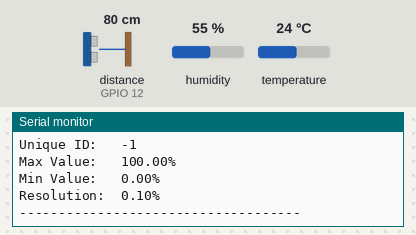
A sketch run on a simulated ESP32. Parts: the last lines printed to the serial monitor. Inputs (shaded band) come from the test bench; at power-on: distance to the obstacle (sensor on GPIO 12) 80 cm, humidity 55 %, temperature 24 °C. The echo pulse lasts 58.3 µs per cm; WiFi joins after 1.5 s; servers stay silent unless stated; no MQTT or app messages arrive unless stated.

Above: at 3.2 s.
3.3 s: distance to the obstacle (sensor on GPIO 12) set to 2 cm
At 4.7 s:
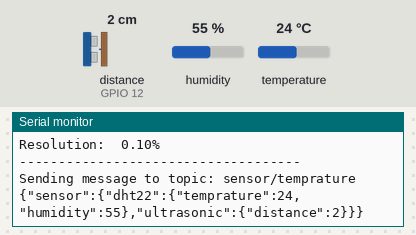
7.0 s: humidity set to 22 %
At 10.3 s:
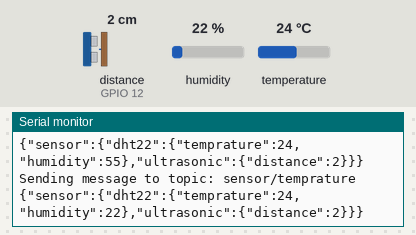
10.7 s: temperature set to 12 °C
At 12.4 s:
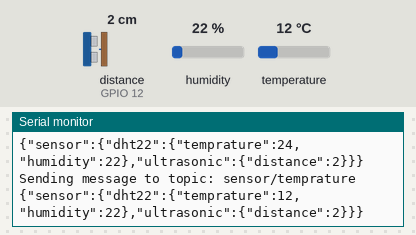
14.4 s: distance to the obstacle (sensor on GPIO 12) set to 4 cm
At 15.8 s:
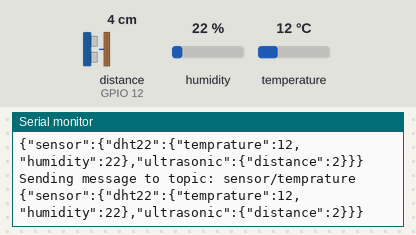
18.1 s: humidity set to 40 %
At 20.2 s:
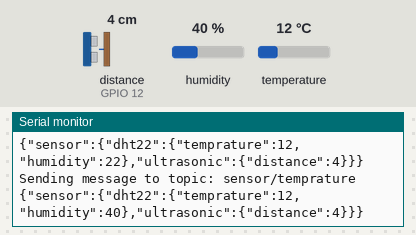
Timing chart, 0 to 21.7 s (numbered marks = the images above; inputs shaded):
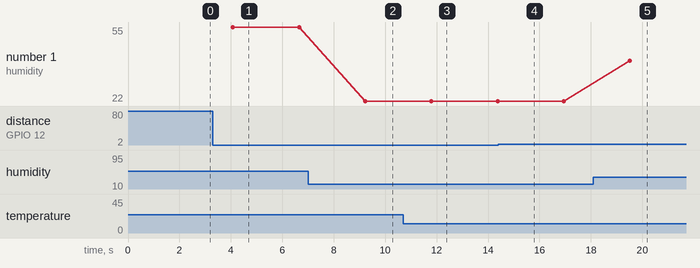

The sketch:

mqtt_test.ino
```cpp
#include <ArduinoMqttClient.h>
#include <WiFi.h>
#include <Arduino_JSON.h>

#include "arduino_secrets.h"


#include <Adafruit_Sensor.h>
#include <DHT.h>
#include <DHT_U.h>
#include <afstandssensor.h>
// code for reading sensor values
                                        // AfstandsSensor(triggerPin, echoPin);
AfstandsSensor afstandssensor(13, 12);  // Starter afstandssensoren på ben 13 og 12.
#define DHTPIN 4     // Digital pin connected to the DHT sensor
#define DHTTYPE    DHT22     // DHT 22 (AM2302)

DHT_Unified dht(DHTPIN, DHTTYPE);

uint32_t delayMS;


///////please enter your sensitive data in the Secret tab/arduino_secrets.h
char ssid[] = SECRET_SSID;    // your network SSID (name)
char pass[] = SECRET_PASS;    // your network password (use for WPA, or use as key for WEP)

WiFiClient wifiClient;
MqttClient mqttClient(wifiClient);

const char broker[] = "192.168.157.197";

int        port     = 1883;
const char topic[]  = "sensor/temprature";

const long interval = 1000;
unsigned long previousMillis = 0;

int count = 0;

JSONVar myObject;


void setup() {
  //Initialize serial and wait for port to open:
  Serial.begin(9600);
  while(!Serial){delay(100);}

  // We start by connecting to a WiFi network

  Serial.println();
  Serial.println("******************************************************");
  Serial.print("Connecting to ");
  Serial.println(ssid);

  WiFi.begin(ssid, pass);

  while (WiFi.status() != WL_CONNECTED) {
      delay(500);
      Serial.print(".");
  }

  Serial.println("");
  Serial.println("WiFi connected");
  Serial.println("IP address: ");
  Serial.println(WiFi.localIP());

  Serial.println("You're connected to the network");
  Serial.println();

  // You can provide a unique client ID, if not set the library uses Arduino-millis()
  // Each client must have a unique client ID
  // mqttClient.setId("clientId");

  // You can provide a username and password for authentication
  // mqttClient.setUsernamePassword("username", "password");

  Serial.print("Attempting to connect to the MQTT broker: ");
  Serial.println(broker);

  if (!mqttClient.connect(broker, port)) {
    Serial.print("MQTT connection failed! Error code = ");
    Serial.println(mqttClient.connectError());

    while (1);
  }

  Serial.println("You're connected to the MQTT broker!");
  Serial.println();

  // sensor code
  // Initialize device.
  dht.begin();
  Serial.println(F("DHTxx Unified Sensor Example"));
  // Print temperature sensor details.
  sensor_t sensor;
  dht.temperature().getSensor(&sensor);
  Serial.println(F("------------------------------------"));
  Serial.println(F("Temperature Sensor"));
  Serial.print  (F("Sensor Type: ")); Serial.println(sensor.name);
  Serial.print  (F("Driver Ver:  ")); Serial.println(sensor.version);
  Serial.print  (F("Unique ID:   ")); Serial.println(sensor.sensor_id);
  Serial.print  (F("Max Value:   ")); Serial.print(sensor.max_value); Serial.println(F("°C"));
  Serial.print  (F("Min Value:   ")); Serial.print(sensor.min_value); Serial.println(F("°C"));
  Serial.print  (F("Resolution:  ")); Serial.print(sensor.resolution); Serial.println(F("°C"));
  Serial.println(F("------------------------------------"));
  // Print humidity sensor details.
  dht.humidity().getSensor(&sensor);
  Serial.println(F("Humidity Sensor"));
  Serial.print  (F("Sensor Type: ")); Serial.println(sensor.name);
  Serial.print  (F("Driver Ver:  ")); Serial.println(sensor.version);
  Serial.print  (F("Unique ID:   ")); Serial.println(sensor.sensor_id);
  Serial.print  (F("Max Value:   ")); Serial.print(sensor.max_value); Serial.println(F("%"));
  Serial.print  (F("Min Value:   ")); Serial.print(sensor.min_value); Serial.println(F("%"));
  Serial.print  (F("Resolution:  ")); Serial.print(sensor.resolution); Serial.println(F("%"));
  Serial.println(F("------------------------------------"));
  // Set delay between sensor readings based on sensor details.
  delayMS = sensor.min_delay / 1000;
}

void loop() {
  // call poll() regularly to allow the library to send MQTT keep alives which
  // avoids being disconnected by the broker
  mqttClient.poll();

  // to avoid having delays in loop, we'll use the strategy from BlinkWithoutDelay
  // see: File -> Examples -> 02.Digital -> BlinkWithoutDelay for more info
  unsigned long currentMillis = millis();


  // sensor code
  // Delay between measurements.
  delay(delayMS);
  // Get temperature event and print its value.
  sensors_event_t event;

  if (currentMillis - previousMillis >= interval) {
    // save the last time a message was sent
    previousMillis = currentMillis;

    // Making a JSON Object
    dht.temperature().getEvent(&event);
    myObject["sensor"]["dht22"]["temprature"] = event.temperature;

    dht.humidity().getEvent(&event);
    myObject["sensor"]["dht22"]["humidity"] = event.relative_humidity;
    myObject["sensor"]["ultrasonic"]["distance"] = afstandssensor.afstandCM();

    Serial.print("Sending message to topic: ");
    Serial.println(topic);
    Serial.println(myObject);

    // send message, the Print interface can be used to set the message contents
    mqttClient.beginMessage(topic);
    mqttClient.print(myObject);
    mqttClient.endMessage();

    Serial.println();

    count++;
  }
  delay(500);
}
```

arduino_secrets.h
```cpp
#define SECRET_SSID "VIVO"
#define SECRET_PASS "asad123"
```

Measured:
- after the input at 3.3 s, the serial monitor: prints a new line after 0.78 s (image 1)
- after the input at 7.0 s, the serial monitor: prints a new line after 2.2 s (image 2)
- after the input at 10.7 s, the serial monitor: prints a new line after 1.1 s (image 3)
- after the input at 18.1 s, the serial monitor: prints a new line after 1.4 s (image 5)
- plotted number 1: 22 → 40 after the input at 18.1 s
